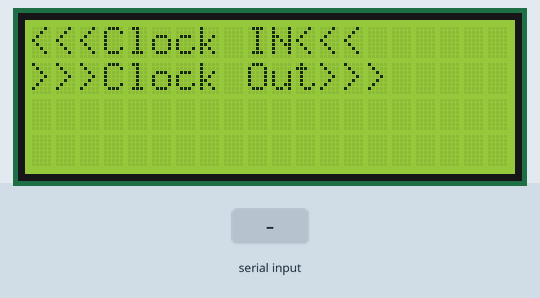
This sketch was run on a simulated Arduino Uno, built with avr-gcc and run on an emulated ATmega328P. Parts: 20×4 character LCD. The test bench sets the inputs (shaded band).

Above: at 1.3 s.
1.4 s: "1" received over Serial
2.9 s: "0" received over Serial
At 4.3 s:
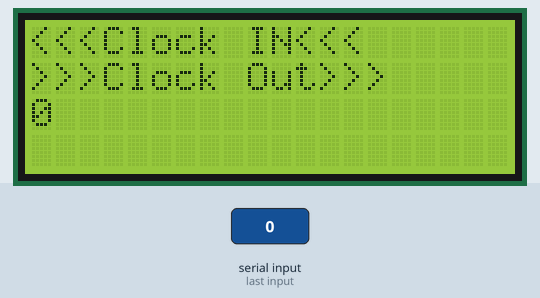
Timing chart, 0 to 5.9 s (numbered marks = the images above; inputs shaded):
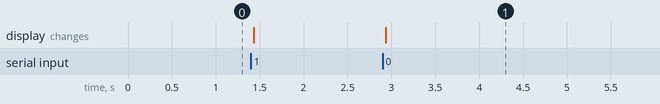

The sketch:

RFID_reader_2.ino
```cpp
// (licence header left out)
/*
A4  LCD SDA Pin
A5  LCD SCL Pin

8 SDA Reader 1
9 RST for SPI
10 SDA for reader 0
11 MOSI
12 MISO
13 SCK


*/


#include <SPI.h>
#include <MFRC522.h>
#include <Wire.h>
#include <LiquidCrystal_I2C.h>

#define RST_PIN         9          // Configurable, see typical pin layout above
#define SS_1_PIN        10         // Configurable, take a unused pin, only HIGH/LOW required, must be diffrent to SS 2
#define SS_2_PIN        8          // Configurable, take a unused pin, only HIGH/LOW required, must be diffrent to SS 1
#define NR_OF_READERS   1

byte ssPins[] = {SS_1_PIN, SS_2_PIN};

LiquidCrystal_I2C lcd(0x27,20,4);  // set the LCD address to 0x27 for a 20 chars and 4 line display
MFRC522 mfrc522[NR_OF_READERS];   // Create MFRC522 instance.

/**
 * Initialize.
 */
void setup() {

  {
  lcd.init();                      // initialize the lcd
  // Print a message to the LCD.
  lcd.backlight();
  lcd.setCursor(0,0);
  lcd.print("<<<Clock IN<<<");
  lcd.setCursor(0,1);
  lcd.print(">>>Clock Out>>>");
   lcd.setCursor(0,2);
  lcd.print("                    ");
   lcd.setCursor(0,3);
  lcd.print("                    ");


}


  Serial.begin(9600); // Initialize serial communications with the PC
  while (!Serial);    // Do nothing if no serial port is opened (added for Arduinos based on ATMEGA32U4)

  SPI.begin();        // Init SPI bus

  for (uint8_t reader = 0; reader < NR_OF_READERS; reader++) {
    mfrc522[reader].PCD_Init(ssPins[reader], RST_PIN); // Init each MFRC522 card
    // Enhance the MFRC522 Receiver Gain to maximum value of some 48 dB
    mfrc522[reader].PCD_SetAntennaGain(mfrc522[reader].RxGain_max);
    //Serial.print(F("Reader "));
    //Serial.print(reader);
    //Serial.print(F(": "));
    //mfrc522[reader].PCD_DumpVersionToSerial();

}}

/**
 * Main loop.
 */
void loop() {

String readString;
  while (Serial.available()) {
   delay(2);  //delay to allow byte to arrive in input buffer
   char c = Serial.read();
   readString += c;
 }
 if (readString.length() >0) {
  lcd.setCursor(0,2);
  lcd.print("                    ");
  lcd.setCursor(0,2);
  lcd.print(readString);
   readString="";
 }


  for (uint8_t reader = 0; reader < NR_OF_READERS; reader++) {
    // Look for new cards

    if (mfrc522[reader].PICC_IsNewCardPresent() && mfrc522[reader].PICC_ReadCardSerial()) {
      //Serial.print(F("Reader "));
      Serial.print(reader);
      // Show some details of the PICC (that is: the tag/card)
      //Serial.print(F(": Card UID:"));
      dump_byte_array(mfrc522[reader].uid.uidByte, mfrc522[reader].uid.size);
      Serial.println();
      //Serial.print(F("PICC type: "));nb
      //MFRC522::PICC_Type piccType = mfrc522[reader].PICC_GetType(mfrc522[reader].uid.sak);
      //Serial.println(mfrc522[reader].PICC_GetTypeName(piccType));

      // Halt PICC
      mfrc522[reader].PICC_HaltA();
      // Stop encryption on PCD
      mfrc522[reader].PCD_StopCrypto1();
    } //if (mfrc522[reader].PICC_IsNewC
  } //for(uint8_t reader
}

/**
 * Helper routine to dump a byte array as hex values to Serial.
 */
void dump_byte_array(byte *buffer, byte bufferSize) {
  for (byte i = 0; i < bufferSize; i++) {
    Serial.print(buffer[i] < 0x10 ? " 0" : " ");
    Serial.print(buffer[i], HEX);
  }
}
```

Measured:
- after the input at 2.9 s, the display: changes at once (image 1)
